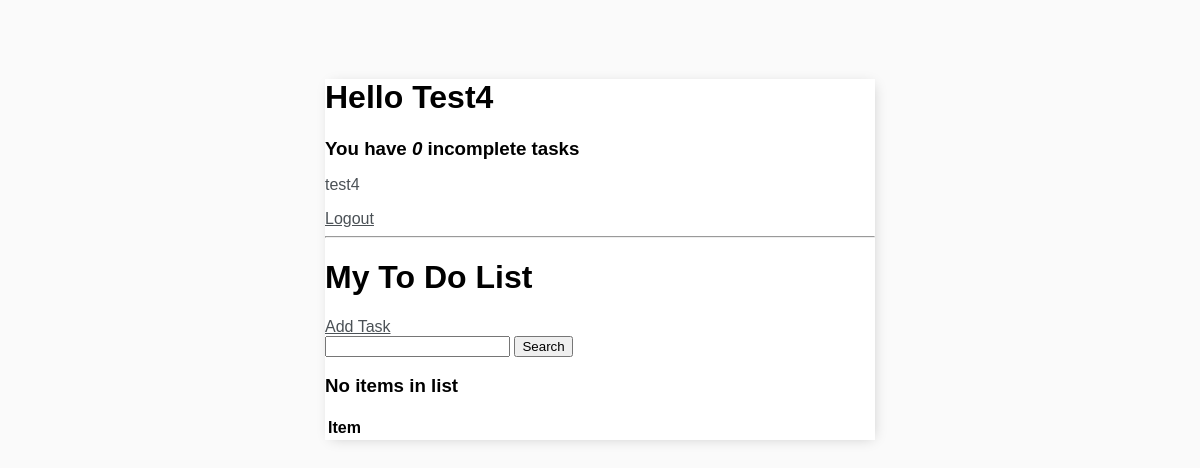
/ (signed in), run on an earlier commit of the app's database.
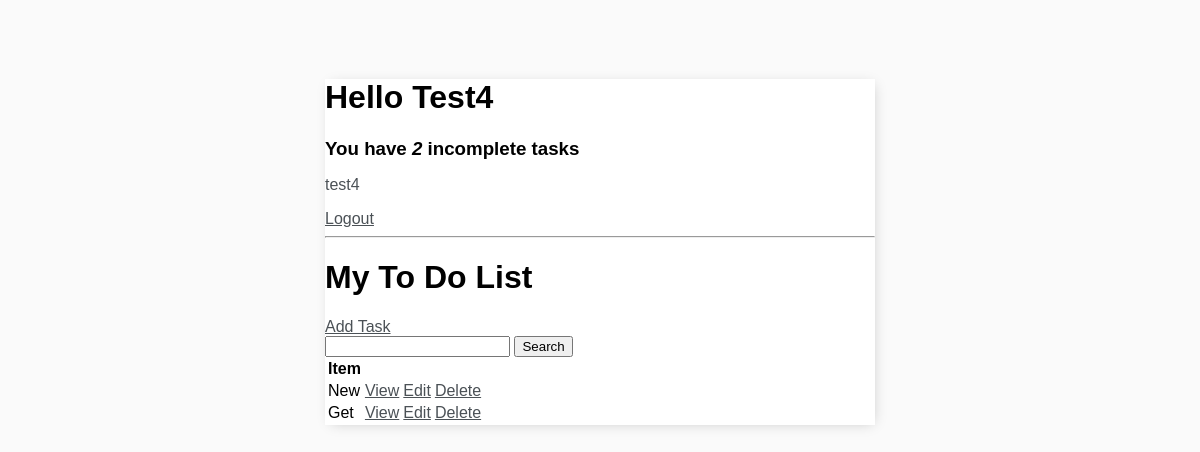
And on a later commit of the database.
### base/models.py (models this page shows, shortened)
class Task(models.Model):
    user = models.ForeignKey(User, on_delete=models.CASCADE, null=True, blank=True)
    title = models.CharField(max_length=200)
    description = models.TextField(null=True, blank=True)
    complete = models.BooleanField(default=False)
    created = models.DateTimeField(auto_now_add=True)
    class Meta:
        ordering = ['complete']

### base/views.py (the view)
class TaskList(LoginRequiredMixin, ListView):
    model = Task
    context_object_name = 'tasks'
    def get_context_data(self, **kwargs):
        context = super().get_context_data(**kwargs)
        context['tasks'] = context['tasks'].filter(user=self.request.user)
        context['count'] = context['tasks'].filter(complete=False).count()
        search_input = self.request.GET.get('search-area') or ''
        if search_input:
            context['tasks'] = context['tasks'].filter(title__startswith=search_input)
        context['search_input'] = search_input
        return context

### base/templates/base/task_list.html
{% extends 'base/main.html' %}
{% block content %}
<div class="header-bar">
    <div>
        <h1>Hello {{request.user|title}}</h1>
        <h3 style="margin:0">You have <i>{{count}}</i> incomplete task{{ count|pluralize:"s" }}</h3>
    </div>
</div>
{% if request.user.is_authenticated %}
<p>{{request.user}}</p>
<a href="{% url 'logout' %}">Logout</a>
{% else %}
<a href="{% url 'login' %}">Login</a>
{% endif %}
<hr>
<h1>My To Do List {{color}}</h1>
<a href="{% url 'task-create' %}">Add Task</a>
<form method="GET">
    <input type="text" name="search-area" value="{{search_input}}">
    <input type="submit" value="Search">
</form>
<table>
    <tr>
        <th>Item</th>
        <th></th>
    </tr>
    {% for task in tasks %}
    <tr>
        <td>{{task.title}}</td>
        <td><a href="{% url 'task' task.id %}">View</a></td>
        <td><a href="{% url 'task-update' task.id %}">Edit</a></td>
        <td><a href="{% url 'task-delete' task.id %}">Delete</a></td>
    </tr>
    {% empty %}
    <h3>No items in list</h3>
    {% endfor %}
</table>
{% endblock content %}

What changed in the data, as far as the page shows it:
added Task: title "New"
added Task: title "Get"
Also different on the page:
{{ count }}: "0" → "2"
text no longer shown: "No items in list"
